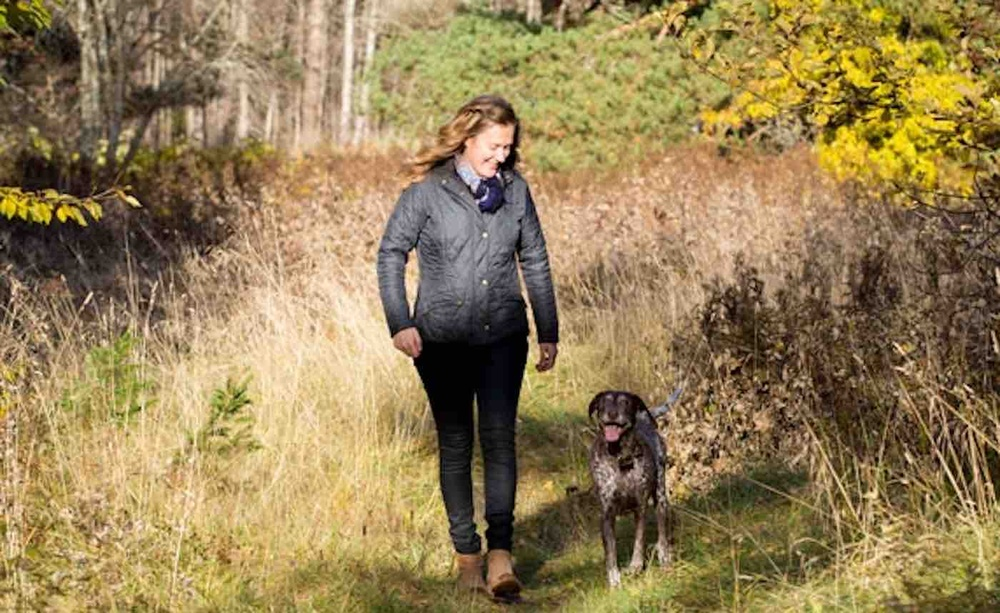
#> input picture data/raw/image/image.jpg, 1000 x 613 px, shrunk from 1400 x 858 before the run, given in place of image.jpeg, which was not available
$ jupyter execute 2.Central-Limit-Theorem.ipynb
#> lines starting #> are read from the running program, lines starting #| are printed output that depends on the picture; pictures that were not available may be replaced by others from this repository, and a replacement may not be noted
[cell 1]
import seaborn as sns
import random

sns.set_theme()
data = [5, 3, 8, 7, 3, 2, 7, 0, 9]
print(len(data))
sns.displot(data, kde=True)
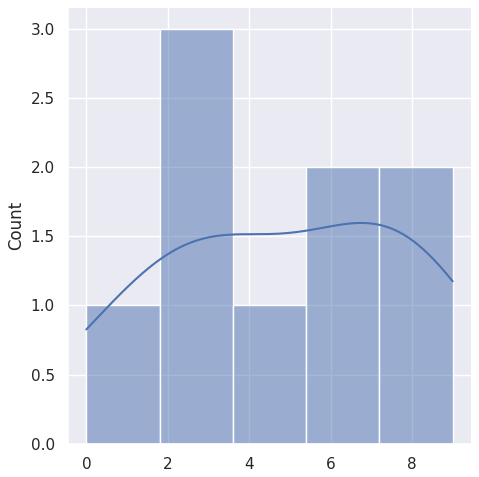
#> figure drawn by matplotlib, 1 panel; tallest bar 3 high, from x = 1.8 to 3.6; curve peaks at x = 6.74, y = 1.6

[cell 2]
import seaborn as sns
import cv2
import random

sns.set_theme()

# load img
# img = cv2.imread('image.jpeg', cv2.IMREAD_GRAYSCALE)
img = cv2.imread('image.jpeg', 0)
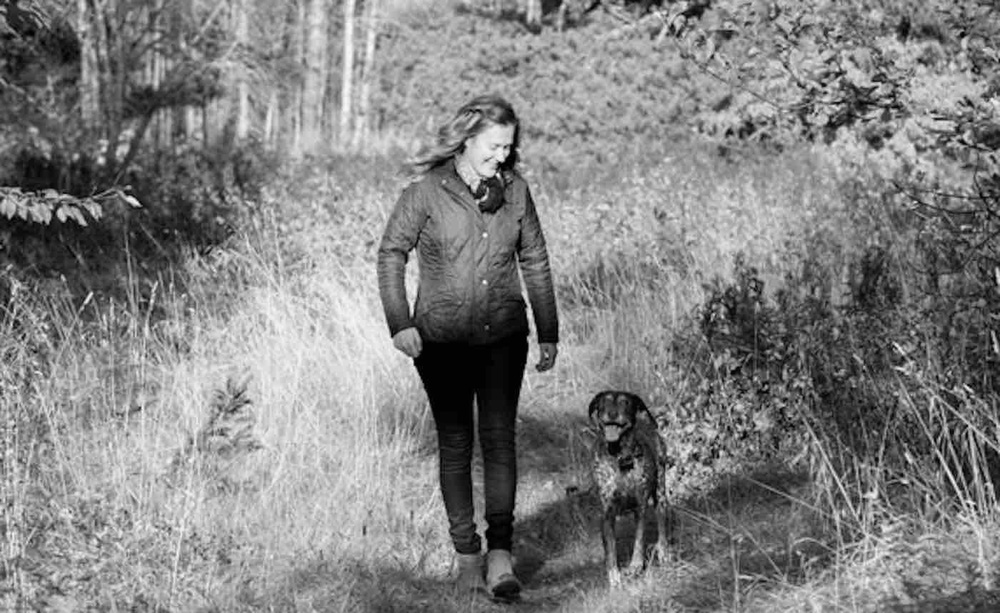
#> img: shape (613, 1000); min 0, max 252, mean 130
height, width = img.shape
#> height = 613; width = 1000

# ...
num_of_samples = 10000
sample_size = 50

means = []
for _ in range(num_of_samples):
    mean = 0
    for _ in range(sample_size):
        # generate a random point
        x = random.randint(0, height - 1)
        y = random.randint(0, width - 1)

        # get pixel value and add to mean
        mean = mean + img[x][y]
    # normalize to get mean
    mean = mean / sample_size

    # add to list
    means.append(mean)
#> after the loop, means = 10000 values, max 156.5 at index 3308, min 99.62 at index 2646, mean 130.2

[cell 3]
len(means)
print(means)
#> (printed output is left out)

[cell 4]
sns.displot(means, kde=True)
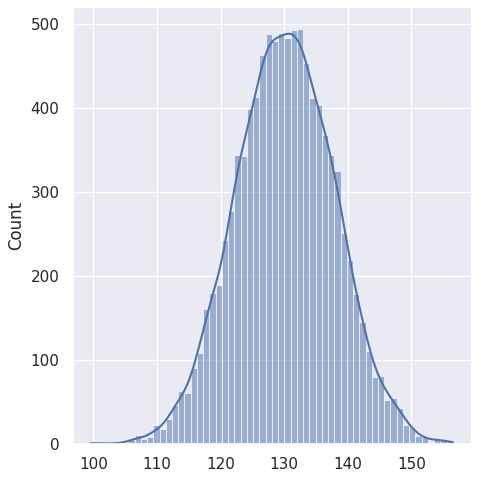
#> figure drawn by matplotlib, 1 panel; tallest bar 494 high, from x = 132 to 133; curve peaks at x = 130.8, y = 488.1

[cell 5]
import seaborn as sns
import cv2
import numpy as np # Import numpy
sns.set_theme()

# load image
img = cv2.imread('image.jpeg', 0)
height, width = img.shape

# ...
num_of_samples = 10000
sample_size = 50

# --- Corrected Code ---

# 1. Generate all random coordinates at once using NumPy's random module
# This is much faster than calling random.randint() in a loop.
random_x = np.random.randint(0, height, size=(num_of_samples, sample_size))
random_y = np.random.randint(0, width, size=(num_of_samples, sample_size))

# 2. Use advanced indexing to get all pixel values in one shot
# This creates a new array 'pixels' with the same shape as our random coordinates.
pixels = img[random_x, random_y]

# 3. Calculate the mean of each sample (each row) in one vectorized operation
# axis=1 tells mean() to calculate the average across the columns for each row.
means = np.mean(pixels, axis=1)
#> means = 10000 values, max 159.2 at index 5856, min 101.9 at index 1472, mean 130

# --- End Corrected Code ---

[cell 6]
len(means)
print(means)

[cell 7]
sns.displot(means, kde=True)
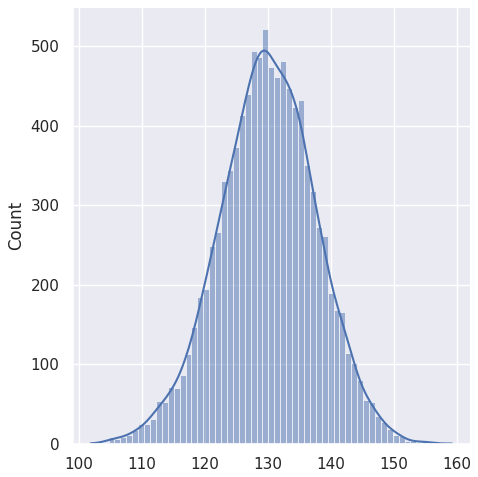
#> figure drawn by matplotlib, 1 panel; tallest bar 522 high, from x = 129.1 to 130.1; curve peaks at x = 129.5, y = 494.4

$ run again, with data/raw/image/img.jpg copied over data/raw/image/image.jpg
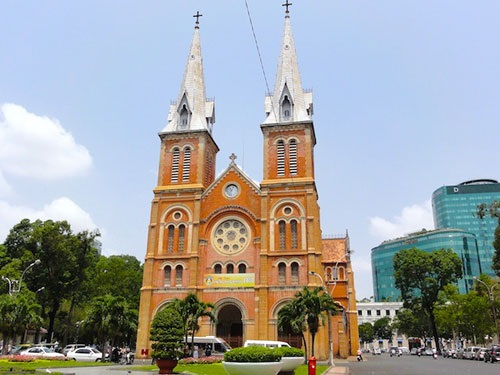
#> input picture data/raw/image/img.jpg, 500 x 375 px, given in place of image.jpeg, which was not available
#> `img = cv2.imread('image.jpeg', 0)`:
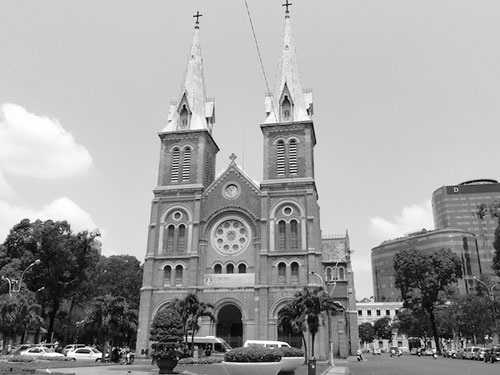
#> img: shape (375, 500); min 0, max 255, mean 160.5
#> after the loop `for _ in range(num_of_samples):`: means = 10000 values, max 193 at index 9347, min 123.4 at index 2258, mean 160.5
#> (printed output is left out)
#> `means = np.mean(pixels, axis=1)`: means = 10000 values, max 191.6 at index 3821, min 125.7 at index 8152, mean 160.4
#> `[cell 7] sns.displot(means, kde=True)`:
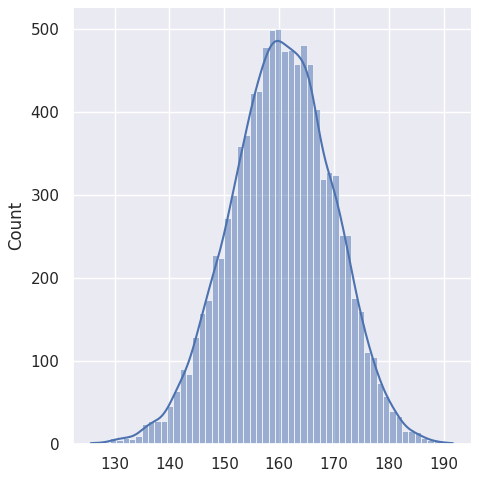
#> figure drawn by matplotlib, 1 panel; tallest bar 500 high, from x = 159.2 to 160.4; curve peaks at x = 159.8, y = 485.3

$ run again, with data/raw/image/mrbean_denoise.jpg copied over data/raw/image/image.jpg
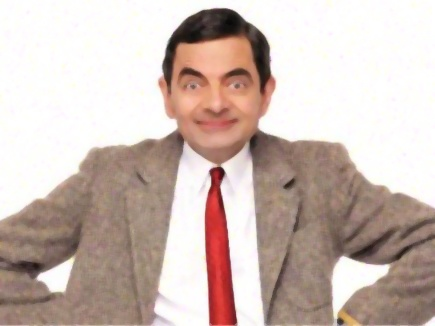
#> input picture data/raw/image/mrbean_denoise.jpg, 435 x 326 px, given in place of image.jpeg, which was not available
#> `img = cv2.imread('image.jpeg', 0)`:
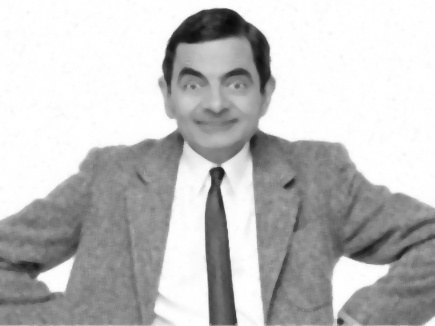
#> img: shape (326, 435); min 8, max 255, mean 191.8
#> after the loop `for _ in range(num_of_samples):`: means = 10000 values, max 226.6 at index 2258, min 154.9 at index 7447, mean 191.7
#> (printed output is left out)
#> `means = np.mean(pixels, axis=1)`: means = 10000 values, max 225.2 at index 7746, min 156.4 at index 4361, mean 191.9
#> `[cell 7] sns.displot(means, kde=True)`:
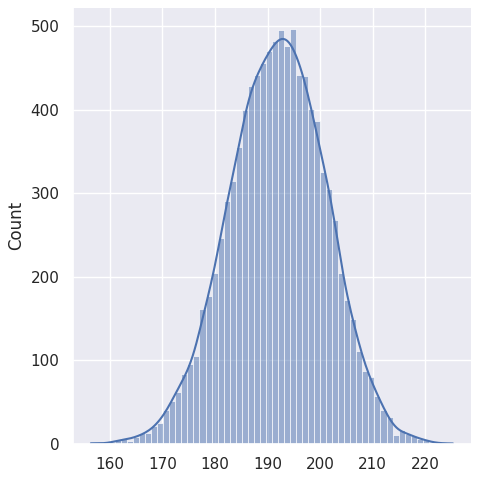
#> figure drawn by matplotlib, 1 panel; tallest bar 497 high, from x = 194.3 to 195.4; curve peaks at x = 192.7, y = 484.8
